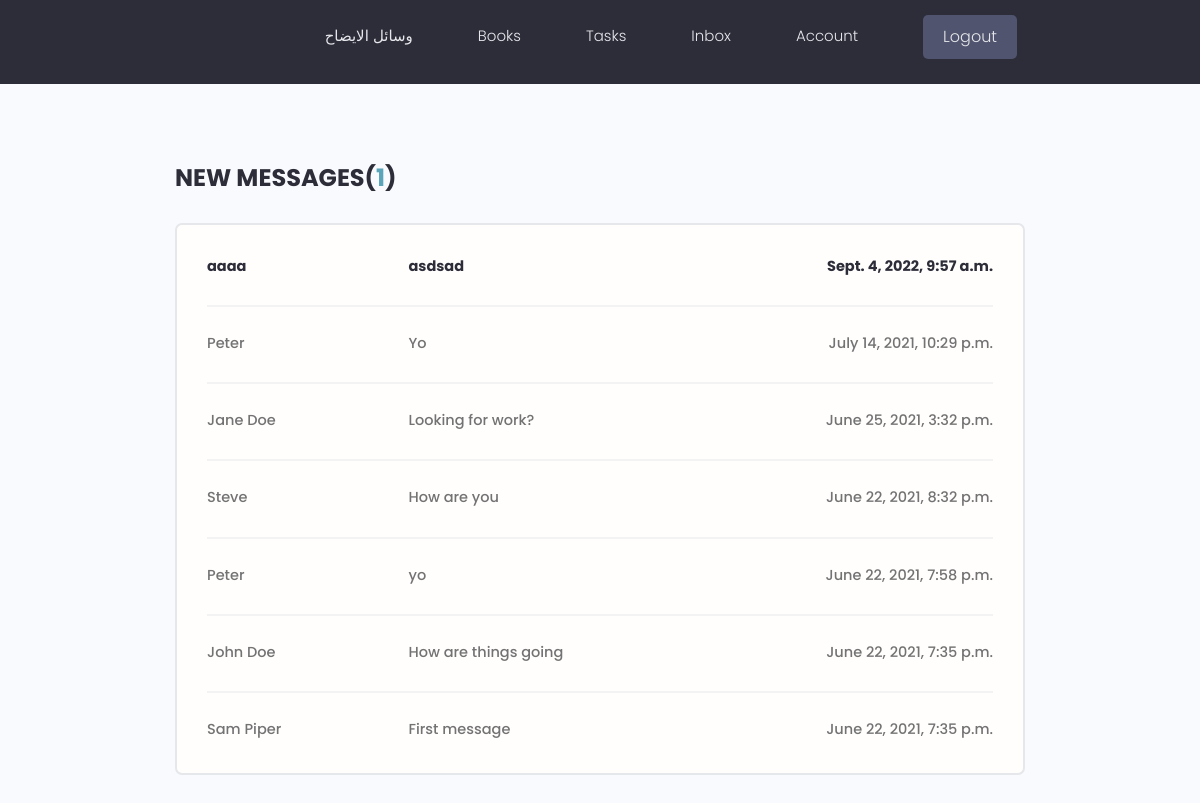
Screenshot of /user/inbox/ (signed in) with the database file from the repository.
### users/models.py (models this page shows, shortened)
class Message(models.Model):
    sender = models.ForeignKey(
        Profile, on_delete=models.SET_NULL, null=True, blank=True)
    recipient = models.ForeignKey(
        Profile, on_delete=models.SET_NULL, null=True, blank=True, related_name="messages")
    name = models.CharField(max_length=200, null=True, blank=True)
    email = models.EmailField(max_length=200, null=True, blank=True)
    subject = models.CharField(max_length=200, null=True, blank=True)
    body = models.TextField()
    is_read = models.BooleanField(default=False, null=True)
    created = models.DateTimeField(auto_now_add=True)
    id = models.UUIDField(default=uuid.uuid4, unique=True,
                          primary_key=True, editable=False)
    class Meta:
        ordering = ['is_read', '-created']

### users/views.py (the view)
# urls.py: path('inbox/', views.inbox, name="inbox"),
@login_required(login_url='login')
def inbox(request):
    profile = request.user.profile
    messageRequests = profile.messages.all()
    unreadCount = messageRequests.filter(is_read=False).count()
    context = {'messageRequests': messageRequests, 'unreadCount': unreadCount}
    return render(request, 'users/inbox.html', context)

### users/templates/users/inbox.html
{% extends 'main.html' %}
{% block content %}
<main class="inbox my-xl">
  <div class="content-box">
    <h3 class="inbox__title">New Messages(<span>{{unreadCount}}</span>)</h3>
    <ul class="messages">
      {% for message in messageRequests %}
      {% if message.is_read == False %}
      <li class="message message--unread">
        {% else %}
      <li class="message">
        {% endif %}
        <a href="{% url 'message' message.id %}">
          <span class="message__author">{{message.name}}</span>
          <span class="message__subject">{{message.subject}}</span>
          <span class="message__date">{{message.created}}</span>
        </a>
      </li>
      {% endfor %}
    </ul>
  </div>
</main>
{% endblock content %}

### templates/main.html (shortened to what this page needs)
<!DOCTYPE html>
{% load static %}
<html>
<head>
    <link rel="stylesheet" href="https://cdn.iconmonstr.com/1.3.0/css/iconmonstr-iconic-font.min.css" />
    <link rel="stylesheet" href="https://cdn.jsdelivr.net/npm/bootstrap@4.5.3/dist/css/bootstrap.min.css">
    <link rel="stylesheet" href="{% static 'uikit/styles/uikit.css' %}" />
    <link rel="stylesheet" href="{% static 'styles/app.css' %}" />
</head>
<body>
    {% include 'navbar.html' %}
    {% block content %}
    {% endblock content %}
</body>
</html>

### templates/navbar.html (shortened to what this page needs)
{% load static %}
<header class="header">
    <div class="container container--narrow">
        <nav class="header__nav">
            <ul class="header__menu">
                <li class="header__menuItem"><a href="{% url 'demomethods' %}">وسائل الايضاح</a></li>
                <li class="header__menuItem"><a href="{% url 'books' %}">Books</a></li>
                {% if request.user.is_authenticated %}
                    <li class="header__menuItem"><a href="{% url 'tasks' %}">Tasks</a></li>
                    <li class="header__menuItem"><a href="{% url 'inbox' %}">Inbox</a></li>
                    <li class="header__menuItem"><a href="{% url 'account' %}">Account</a></li>
                    <li class="header__menuItem"><a href="{% url 'logout' %}" class="btn btn--sub">Logout</a></li>
                    {% else %}
                    <li class="header__menuItem"><a href="{% url 'login' %}" class="btn btn--sub">Login/Sign Up</a></li>
                {% endif %}
            </ul>
        </nav>
    </div>
</header>

### staticfiles/styles/app.css (style rules this page uses)
:root { --color-sub: #2d2d39; }
.btn--sub { background-color: var(--color-sub-light); }
.content-box { width: 95%; max-width: 85rem; margin: 0 auto; }
.header { position: sticky; z-index: 111; background-color: var(--color-sub); padding: 1.5rem 0; }
.header > .container { display: flex; justify-content: space-between; align-items: center; }
.header__nav > ul { display: inline-flex; align-items: center; list-style: none; gap: 6.5rem; }
.header__menuItem > a { color: var(--color-light); font-weight: 300; }
.inbox { height: 90vh; }
.inbox__title, .inbox__title span { font-size: 2.4rem; font-weight: 700; color: var(--color-sub); text-transform: uppercase; text-align: left; margin-bottom: 3rem; }
.inbox__title span { color: var(--color-main); }
.messages { list-style: none; background: var(--color-white); padding: 0.5rem 3rem; border: 2px solid var(--color-light); border-radius: 0.7rem; }
.message { padding: 2.5rem 0; }
.message > a span { font-size: 1.45rem; font-weight: 500; }
.message.message--unread a span { font-weight: 700; color: var(--color-sub); }
.message:not(:last-child) { border-bottom: 2px solid var(--color-white-light); }
.message > a { display: flex; gap: 1rem; }
.message__author, .message__date { flex-basis: 25%; }
.message__subject { flex-basis: 50%; }
.message__date { text-align: right; }

### staticfiles/uikit/styles/modules/_variables.css (style rules this page uses)
:root { --color-main: #5aa5b9; --color-main-light: #e6faff; --color-sub: #3f4156; --color-sub-light: #51546e; --color-sub-lighter: #ededfd; --color-text: #737373; --color-gray: #8b8b8b; --color-light: #e5e7eb; --color-light-gray: #767676; --color-bg: #f8fafd; --color-white: #fffefd; --color-white-light: #f3f3f3; --color-success: #359e64; --color-success-bg: #def8e8; --color-error: #fc4b0b; --color-error-bg: #fff2ee; --font-base: 'Poppins', arial, helvetica, 'Segoe UI', roboto, ubuntu, sans-serif; --font-monospace: 'Fira Code', 'Courier New', courier, monospace; --font-regular: 300; --font-medium: 500; --font-bold: 700; --generic-shadow: 1px 1px 5px #00000010; --generic-transition: all 0.3s ease-in-out; }

### staticfiles/uikit/styles/modules/_base.css (style rules this page uses)
* { margin: 0; padding: 0; box-sizing: border-box; text-rendering: optimizeLegibility; color: inherit; font-size: inherit; }
html { font-size: 50%; }
@media only screen and (min-width: 480px) { html { font-size: 56.25%; } }
@media only screen and (min-width: 1200px) { html { font-size: 62.5%; } }
body { line-height: 1.6; font-weight: 400; font-size: 1.5rem; color: var(--color-text); background-color: var(--color-bg); min-height: 100vh; }

### staticfiles/uikit/styles/modules/_typography.css (style rules this page uses)
* { font-family: var(--font-base); }
h3 { font-size: 3.2rem; font-weight: var(--font-medium); }
p, span, strong { font-size: 1.6rem; color: var(--color-text); font-weight: var(--font-regular); }
a { padding-bottom: 2px; text-decoration: none; display: inline-block; color: var(--color-main); font-weight: var(--font-medium); }

### staticfiles/uikit/styles/modules/_utilities.css (style rules this page uses)
.container { width: 92%; max-width: 165rem; margin: 0 auto; box-sizing: border-box; }
.container--narrow { width: 92%; max-width: 120rem; }
@media screen and (min-width: 1000px) { .container { width: 90%; } }
@media screen and (min-width: 1000px) { .container--narrow { width: 85%; } }
@media screen and (min-width: 1200px) { .container { width: 80%; } }
@media screen and (min-width: 1200px) { .container--narrow { width: 72%; } }
.my-xl { margin: 8rem auto; }

### staticfiles/uikit/styles/modules/_button.css (style rules this page uses)
.btn { display: inline-block; position: relative; cursor: pointer; background-color: var(--color-light); font-weight: var(--font-medium); color: var(--color-sub); text-decoration: none; padding: 1rem 2rem; border-radius: 0.5rem; border: none; width: -webkit-fit-content; width: -moz-fit-content; width: fit-content; height: -webkit-fit-content; height: -moz-fit-content; height: fit-content; font-size: 1.6rem; outline-width: 0; outline-color: transparent; -webkit-backface-visibility: hidden; backface-visibility: hidden; transition: all 0.3s ease-in-out; }
.btn--sub { background-color: var(--color-sub); color: var(--color-white); }

### rows the page displays
Message: name "aaaa", subject "asdsad", created "Sept. 4, 2022, 9:57 a.m."
Message: name "Peter", subject "Yo", created "July 14, 2021, 10:29 p.m."
Message: name "Jane Doe", subject "Looking for work?", created "June 25, 2021, 3:32 p.m."
Message: name "Steve", subject "How are you", created "June 22, 2021, 8:32 p.m."
Message: name "Peter", subject "yo", created "June 22, 2021, 7:58 p.m."
Message: name "John Doe", subject "How are things going", created "June 22, 2021, 7:35 p.m."
Message: name "Sam Piper", subject "First message", created "June 22, 2021, 7:35 p.m."

### other values shown
{{ unreadCount }} "1"
